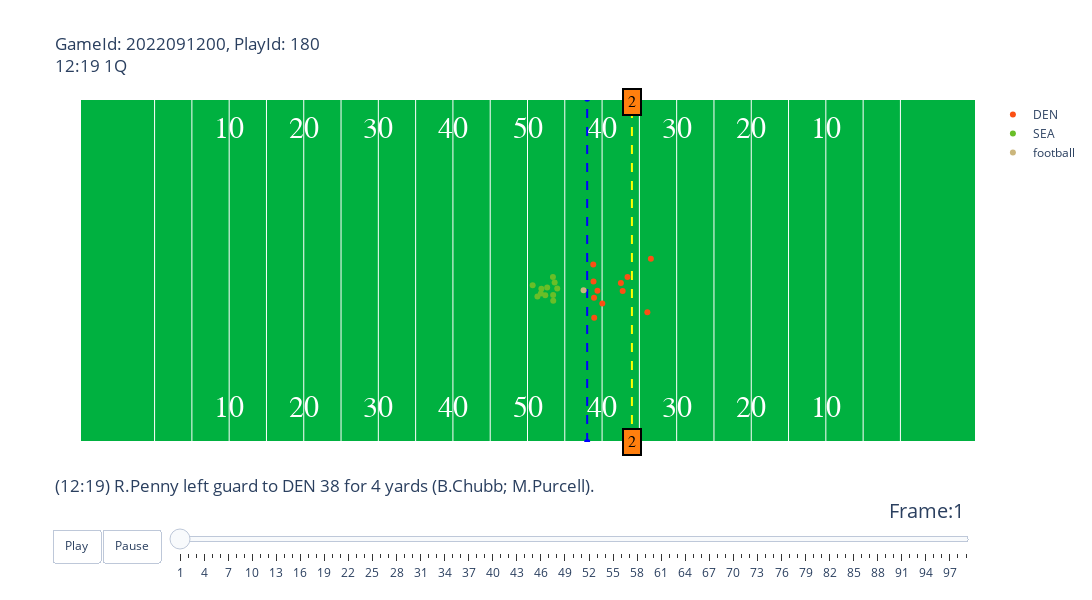

Source (notebook cell):
### Code cell
animate_play(tracking, plays, players, player_play, 2022091200, 180)

### Figure 1 — Plotly figure (JSON) as saved in the notebook; plotly's stock layout.template omitted (floating-point values rounded to 4 significant figures)
{"data": [{"hoverinfo": "none", "mode": "text", "showlegend": false, "text": ["10", "20", "30", "40", "50", "40", "30", "20", "10"], "textfont": {"color": "#ffffff", "family": "Courier New, monospace", "size": 30}, "type": "scatter", "x": [20, 30, 40, 50, 60, 70, 80, 90, 100], "y": [5, 5, 5, 5, 5, 5, 5, 5, 5]}, {"hoverinfo": "none", "mode": "text", "showlegend": false, "text": ["10", "20", "30", "40", "50", "40", "30", "20", "10"], "textfont": {"color": "#ffffff", "family": "Courier New, monospace", "size": 30}, "type": "scatter", "x": [20, 30, 40, 50, 60, 70, 80, 90, 100], "y": [48.5, 48.5, 48.5, 48.5, 48.5, 48.5, 48.5, 48.5, 48.5]}, {"hoverinfo": "none", "line": {"color": "blue", "dash": "dash"}, "showlegend": false, "type": "scatter", "x": [68, 68], "y": [0, 53.5]}, {"hoverinfo": "none", "line": {"color": "yellow", "dash": "dash"}, "showlegend": false, "type": "scatter", "x": [74, 74], "y": [0, 53.5]}, {"hoverinfo": "text", "hovertext": ["nflId:35459.0<br>displayName:Kareem Jackson<br>Route Ran:nan", "nflId:40347.0<br>displayName:Mike Purcell<br>Route Ran:nan", "nflId:42393.0<br>displayName:Ronald Darby<br>Route Ran:nan", "nflId:42826.0<br>displayName:DeShawn Williams<br>Route Ran:nan", "nflId:42929.0<br>displayName:Alex Singleton<br>Route Ran:nan", "nflId:43387.0<br>displayName:Justin Simmons<br>Route Ran:nan", "nflId:46074.0<br>displayName:Bradley Chubb<br>Route Ran:nan", "nflId:47854.0<br>displayName:Dre'Mont Jones<br>Route Ran:nan", "nflId:52706.0<br>displayName:Jonas Griffith<br>Route Ran:nan", "nflId:53438.0<br>displayName:Patrick Surtain<br>Route Ran:nan", "nflId:53534.0<br>displayName:Baron Browning<br>Route Ran:nan"], "marker": {"color": "#FB4F14"}, "mode": "markers", "name": "DEN", "type": "scatter", "x": [76.54, 69.38, 73.41, 68.85, 72.76, 76.07, 68.82, 68.92, 72.52, 70.03, 68.94], "y": [28.57, 23.58, 25.72, 25, 23.53, 20.23, 27.68, 22.5, 24.77, 21.57, 19.37]}, {"hoverinfo": "text", "hovertext": ["nflId:39987.0<br>displayName:Geno Smith<br>Route Ran:nan", "nflId:41310.0<br>displayName:Gabe Jackson<br>Route Ran:nan", "nflId:43537.0<br>displayName:Austin Blythe<br>Route Ran:nan", "nflId:46096.0<br>displayName:Rashaad Penny<br>Route Ran:nan", "nflId:46189.0<br>displayName:Will Dissly<br>Route Ran:nan", "nflId:47803.0<br>displayName:Noah Fant<br>Route Ran:nan", "nflId:47847.0<br>displayName:DK Metcalf<br>Route Ran:nan", "nflId:47907.0<br>displayName:Phil Haynes<br>Route Ran:nan", "nflId:52541.0<br>displayName:Colby Parkinson<br>Route Ran:nan", "nflId:54474.0<br>displayName:Charles Cross<br>Route Ran:nan", "nflId:54537.0<br>displayName:Abraham Lucas<br>Route Ran:nan"], "marker": {"color": "#69BE28"}, "mode": "markers", "name": "SEA", "type": "scatter", "x": [62.38, 63.44, 63.99, 61.33, 62.64, 61.79, 60.69, 63.64, 61.86, 63.41, 63.45], "y": [22.88, 22.92, 23.91, 22.66, 24.06, 23.13, 24.41, 24.86, 23.87, 25.73, 22.03]}, {"hoverinfo": "none", "marker": {"color": "#CBB67C"}, "mode": "markers", "name": "football", "type": "scatter", "x": [67.52], "y": [23.64]}], "layout": {"annotations": [{"align": "center", "bgcolor": "#ff7f0e", "bordercolor": "black", "borderpad": 4, "borderwidth": 2, "font": {"color": "black", "family": "Courier New, monospace", "size": 16}, "opacity": 1, "showarrow": false, "text": "2", "x": 74, "y": 0}, {"align": "center", "bgcolor": "#ff7f0e", "bordercolor": "black", "borderpad": 4, "borderwidth": 2, "font": {"color": "black", "family": "Courier New, monospace", "size": 16}, "opacity": 1, "showarrow": false, "text": "2", "x": 74, "y": 53}], "autosize": false, "height": 600, "plot_bgcolor": "#00B140", "sliders": [{"active": 0, "currentvalue": {"font": {"size": 20}, "prefix": "Frame:", "visible": true, "xanchor": "right"}, "len": 0.9, "pad": {"b": 10, "t": 50}, "steps": [{"args": [[1], {"frame": {"duration": 100, "redraw": false}, "mode": "immediate", "transition": {"duration": 0}}], "label": "1", "method": "animate"}, {"args": [[2], {"frame": {"duration": 100, "redraw": false}, "mode": "immediate", "transition": {"duration": 0}}], "label": "2", "method": "animate"}, {"args": [[3], {"frame": {"duration": 100, "redraw": false}, "mode": "immediate", "transition": {"duration": 0}}], "label": "3", "method": "animate"}, {"args": [[4], {"frame": {"duration": 100, "redraw": false}, "mode": "immediate", "transition": {"duration": 0}}], "label": "4", "method": "animate"}, {"args": [[5], {"frame": {"duration": 100, "redraw": false}, "mode": "immediate", "transition": {"duration": 0}}], "label": "5", "method": "animate"}, {"args": [[6], {"frame": {"duration": 100, "redraw": false}, "mode": "immediate", "transition": {"duration": 0}}], "label": "6", "method": "animate"}, {"args": [[7], {"frame": {"duration": 100, "redraw": false}, "mode": "immediate", "transition": {"duration": 0}}], "label": "7", "method": "animate"}, {"args": [[8], {"frame": {"duration": 100, "redraw": false}, "mode": "immediate", "transition": {"duration": 0}}], "label": "8", "method": "animate"}, {"args": [[9], {"frame": {"duration": 100, "redraw": false}, "mode": "immediate", "transition": {"duration": 0}}], "label": "9", "method": "animate"}, {"args": [[10], {"frame": {"duration": 100, "redraw": false}, "mode": "immediate", "transition": {"duration": 0}}], "label": "10", "method": "animate"}, {"args": [[11], {"frame": {"duration": 100, "redraw": false}, "mode": "immediate", "transition": {"duration": 0}}], "label": "11", "method": "animate"}, {"args": [[12], {"frame": {"duration": 100, "redraw": false}, "mode": "immediate", "transition": {"duration": 0}}], "label": "12", "method": "animate"}, {"args": [[13], {"frame": {"duration": 100, "redraw": false}, "mode": "immediate", "transition": {"duration": 0}}], "label": "13", "method": "animate"}, {"args": [[14], {"frame": {"duration": 100, "redraw": false}, "mode": "immediate", "transition": {"duration": 0}}], "label": "14", "method": "animate"}, {"args": [[15], {"frame": {"duration": 100, "redraw": false}, "mode": "immediate", "transition": {"duration": 0}}], "label": "15", "method": "animate"}, {"args": [[16], {"frame": {"duration": 100, "redraw": false}, "mode": "immediate", "transition": {"duration": 0}}], "label": "16", "method": "animate"}, {"args": [[17], {"frame": {"duration": 100, "redraw": false}, "mode": "immediate", "transition": {"duration": 0}}], "label": "17", "method": "animate"}, {"args": [[18], {"frame": {"duration": 100, "redraw": false}, "mode": "immediate", "transition": {"duration": 0}}], "label": "18", "method": "animate"}, {"args": [[19], {"frame": {"duration": 100, "redraw": false}, "mode": "immediate", "transition": {"duration": 0}}], "label": "19", "method": "animate"}, {"args": [[20], {"frame": {"duration": 100, "redraw": false}, "mode": "immediate", "transition": {"duration": 0}}], "label": "20", "method": "animate"}, {"args": [[21], {"frame": {"duration": 100, "redraw": false}, "mode": "immediate", "transition": {"duration": 0}}], "label": "21", "method": "animate"}, {"args": [[22], {"frame": {"duration": 100, "redraw": false}, "mode": "immediate", "transition": {"duration": 0}}], "label": "22", "method": "animate"}, {"args": [[23], {"frame": {"duration": 100, "redraw": false}, "mode": "immediate", "transition": {"duration": 0}}], "label": "23", "method": "animate"}, {"args": [[24], {"frame": {"duration": 100, "redraw": false}, "mode": "immediate", "transition": {"duration": 0}}], "label": "24", "method": "animate"}, {"args": [[25], {"frame": {"duration": 100, "redraw": false}, "mode": "immediate", "transition": {"duration": 0}}], "label": "25", "method": "animate"}, {"args": [[26], {"frame": {"duration": 100, "redraw": false}, "mode": "immediate", "transition": {"duration": 0}}], "label": "26", "method": "animate"}, {"args": [[27], {"frame": {"duration": 100, "redraw": false}, "mode": "immediate", "transition": {"duration": 0}}], "label": "27", "method": "animate"}, {"args": [[28], {"frame": {"duration": 100, "redraw": false}, "mode": "immediate", "transition": {"duration": 0}}], "label": "28", "method": "animate"}, {"args": [[29], {"frame": {"duration": 100, "redraw": false}, "mode": "immediate", "transition": {"duration": 0}}], "label": "29", "method": "animate"}, {"args": [[30], {"frame": {"duration": 100, "redraw": false}, "mode": "immediate", "transition": {"duration": 0}}], "label": "30", "method": "animate"}, {"args": [[31], {"frame": {"duration": 100, "redraw": false}, "mode": "immediate", "transition": {"duration": 0}}], "label": "31", "method": "animate"}, {"args": [[32], {"frame": {"duration": 100, "redraw": false}, "mode": "immediate", "transition": {"duration": 0}}], "label": "32", "method": "animate"}, {"args": [[33], {"frame": {"duration": 100, "redraw": false}, "mode": "immediate", "transition": {"duration": 0}}], "label": "33", "method": "animate"}, {"args": [[34], {"frame": {"duration": 100, "redraw": false}, "mode": "immediate", "transition": {"duration": 0}}], "label": "34", "method": "animate"}, {"args": [[35], {"frame": {"duration": 100, "redraw": false}, "mode": "immediate", "transition": {"duration": 0}}], "label": "35", "method": "animate"}, {"args": [[36], {"frame": {"duration": 100, "redraw": false}, "mode": "immediate", "transition": {"duration": 0}}], "label": "36", "method": "animate"}, {"args": [[37], {"frame": {"duration": 100, "redraw": false}, "mode": "immediate", "transition": {"duration": 0}}], "label": "37", "method": "animate"}, {"args": [[38], {"frame": {"duration": 100, "redraw": false}, "mode": "immediate", "transition": {"duration": 0}}], "label": "38", "method": "animate"}, {"args": [[39], {"frame": {"duration": 100, "redraw": false}, "mode": "immediate", "transition": {"duration": 0}}], "label": "39", "method": "animate"}, {"args": [[40], {"frame": {"duration": 100, "redraw": false}, "mode": "immediate", "transition": {"duration": 0}}], "label": "40", "method": "animate"}, {"args": [[41], {"frame": {"duration": 100, "redraw": false}, "mode": "immediate", "transition": {"duration": 0}}], "label": "41", "method": "animate"}, {"args": [[42], {"frame": {"duration": 100, "redraw": false}, "mode": "immediate", "transition": {"duration": 0}}], "label": "42", "method": "animate"}, {"args": [[43], {"frame": {"duration": 100, "redraw": false}, "mode": "immediate", "transition": {"duration": 0}}], "label": "43", "method": "animate"}, {"args": [[44], {"frame": {"duration": 100, "redraw": false}, "mode": "immediate", "transition": {"duration": 0}}], "label": "44", "method": "animate"}, {"args": [[45], {"frame": {"duration": 100, "redraw": false}, "mode": "immediate", "transition": {"duration": 0}}], "label": "45", "method": "animate"}, {"args": [[46], {"frame": {"duration": 100, "redraw": false}, "mode": "immediate", "transition": {"duration": 0}}], "label": "46", "method": "animate"}, {"args": [[47], {"frame": {"duration": 100, "redraw": false}, "mode": "immediate", "transition": {"duration": 0}}], "label": "47", "method": "animate"}, {"args": [[48], {"frame": {"duration": 100, "redraw": false}, "mode": "immediate", "transition": {"duration": 0}}], "label": "48", "method": "animate"}, {"args": [[49], {"frame": {"duration": 100, "redraw": false}, "mode": "immediate", "transition": {"duration": 0}}], "label": "49", "method": "animate"}, {"args": [[50], {"frame": {"duration": 100, "redraw": false}, "mode": "immediate", "transition": {"duration": 0}}], "label": "50", "method": "animate"}, {"args": [[51], {"frame": {"duration": 100, "redraw": false}, "mode": "immediate", "transition": {"duration": 0}}], "label": "51", "method": "animate"}, {"args": [[52], {"frame": {"duration": 100, "redraw": false}, "mode": "immediate", "transition": {"duration": 0}}], "label": "52", "method": "animate"}, {"args": [[53], {"frame": {"duration": 100, "redraw": false}, "mode": "immediate", "transition": {"duration": 0}}], "label": "53", "method": "animate"}, {"args": [[54], {"frame": {"duration": 100, "redraw": false}, "mode": "immediate", "transition": {"duration": 0}}], "label": "54", "method": "animate"}, {"args": [[55], {"frame": {"duration": 100, "redraw": false}, "mode": "immediate", "transition": {"duration": 0}}], "label": "55", "method": "animate"}, {"args": [[56], {"frame": {"duration": 100, "redraw": false}, "mode": "immediate", "transition": {"duration": 0}}], "label": "56", "method": "animate"}, {"args": [[57], {"frame": {"duration": 100, "redraw": false}, "mode": "immediate", "transition": {"duration": 0}}], "label": "57", "method": "animate"}, {"args": [[58], {"frame": {"duration": 100, "redraw": false}, "mode": "immediate", "transition": {"duration": 0}}], "label": "58", "method": "animate"}, {"args": [[59], {"frame": {"duration": 100, "redraw": false}, "mode": "immediate", "transition": {"duration": 0}}], "label": "59", "method": "animate"}, {"args": [[60], {"frame": {"duration": 100, "redraw": false}, "mode": "immediate", "transition": {"duration": 0}}], "label": "60", "method": "animate"}, {"args": [[61], {"frame": {"duration": 100, "redraw": false}, "mode": "immediate", "transition": {"duration": 0}}], "label": "61", "method": "animate"}, {"args": [[62], {"frame": {"duration": 100, "redraw": false}, "mode": "immediate", "transition": {"duration": 0}}], "label": "62", "method": "animate"}, {"args": [[63], {"frame": {"duration": 100, "redraw": false}, "mode": "immediate", "transition": {"duration": 0}}], "label": "63", "method": "animate"}, {"args": [[64], {"frame": {"duration": 100, "redraw": false}, "mode": "immediate", "transition": {"duration": 0}}], "label": "64", "method": "animate"}, {"args": [[65], {"frame": {"duration": 100, "redraw": false}, "mode": "immediate", "transition": {"duration": 0}}], "label": "65", "method": "animate"}, {"args": [[66], {"frame": {"duration": 100, "redraw": false}, "mode": "immediate", "transition": {"duration": 0}}], "label": "66", "method": "animate"}, {"args": [[67], {"frame": {"duration": 100, "redraw": false}, "mode": "immediate", "transition": {"duration": 0}}], "label": "67", "method": "animate"}, {"args": [[68], {"frame": {"duration": 100, "redraw": false}, "mode": "immediate", "transition": {"duration": 0}}], "label": "68", "method": "animate"}, {"args": [[69], {"frame": {"duration": 100, "redraw": false}, "mode": "immediate", "transition": {"duration": 0}}], "label": "69", "method": "animate"}, {"args": [[70], {"frame": {"duration": 100, "redraw": false}, "mode": "immediate", "transition": {"duration": 0}}], "label": "70", "method": "animate"}, {"args": [[71], {"frame": {"duration": 100, "redraw": false}, "mode": "immediate", "transition": {"duration": 0}}], "label": "71", "method": "animate"}, {"args": [[72], {"frame": {"duration": 100, "redraw": false}, "mode": "immediate", "transition": {"duration": 0}}], "label": "72", "method": "animate"}, {"args": [[73], {"frame": {"duration": 100, "redraw": false}, "mode": "immediate", "transition": {"duration": 0}}], "label": "73", "method": "animate"}, {"args": [[74], {"frame": {"duration": 100, "redraw": false}, "mode": "immediate", "transition": {"duration": 0}}], "label": "74", "method": "animate"}, {"args": [[75], {"frame": {"duration": 100, "redraw": false}, "mode": "immediate", "transition": {"duration": 0}}], "label": "75", "method": "animate"}, {"args": [[76], {"frame": {"duration": 100, "redraw": false}, "mode": "immediate", "transition": {"duration": 0}}], "label": "76", "method": "animate"}, {"args": [[77], {"frame": {"duration": 100, "redraw": false}, "mode": "immediate", "transition": {"duration": 0}}], "label": "77", "method": "animate"}, {"args": [[78], {"frame": {"duration": 100, "redraw": false}, "mode": "immediate", "transition": {"duration": 0}}], "label": "78", "method": "animate"}, {"args": [[79], {"frame": {"duration": 100, "redraw": false}, "mode": "immediate", "transition": {"duration": 0}}], "label": "79", "method": "animate"}, {"args": [[80], {"frame": {"duration": 100, "redraw": false}, "mode": "immediate", "transition": {"duration": 0}}], "label": "80", "method": "animate"}, {"args": [[81], {"frame": {"duration": 100, "redraw": false}, "mode": "immediate", "transition": {"duration": 0}}], "label": "81", "method": "animate"}, {"args": [[82], {"frame": {"duration": 100, "redraw": false}, "mode": "immediate", "transition": {"duration": 0}}], "label": "82", "method": "animate"}, {"args": [[83], {"frame": {"duration": 100, "redraw": false}, "mode": "immediate", "transition": {"duration": 0}}], "label": "83", "method": "animate"}, {"args": [[84], {"frame": {"duration": 100, "redraw": false}, "mode": "immediate", "transition": {"duration": 0}}], "label": "84", "method": "animate"}, {"args": [[85], {"frame": {"duration": 100, "redraw": false}, "mode": "immediate", "transition": {"duration": 0}}], "label": "85", "method": "animate"}, {"args": [[86], {"frame": {"duration": 100, "redraw": false}, "mode": "immediate", "transition": {"duration": 0}}], "label": "86", "method": "animate"}, {"args": [[87], {"frame": {"duration": 100, "redraw": false}, "mode": "immediate", "transition": {"duration": 0}}], "label": "87", "method": "animate"}, {"args": [[88], {"frame": {"duration": 100, "redraw": false}, "mode": "immediate", "transition": {"duration": 0}}], "label": "88", "method": "animate"}, {"args": [[89], {"frame": {"duration": 100, "redraw": false}, "mode": "immediate", "transition": {"duration": 0}}], "label": "89", "method": "animate"}, {"args": [[90], {"frame": {"duration": 100, "redraw": false}, "mode": "immediate", "transition": {"duration": 0}}], "label": "90", "method": "animate"}, {"args": [[91], {"frame": {"duration": 100, "redraw": false}, "mode": "immediate", "transition": {"duration": 0}}], "label": "91", "method": "animate"}, {"args": [[92], {"frame": {"duration": 100, "redraw": false}, "mode": "immediate", "transition": {"duration": 0}}], "label": "92", "method": "animate"}, {"args": [[93], {"frame": {"duration": 100, "redraw": false}, "mode": "immediate", "transition": {"duration": 0}}], "label": "93", "method": "animate"}, {"args": [[94], {"frame": {"duration": 100, "redraw": false}, "mode": "immediate", "transition": {"duration": 0}}], "label": "94", "method": "animate"}, {"args": [[95], {"frame": {"duration": 100, "redraw": false}, "mode": "immediate", "transition": {"duration": 0}}], "label": "95", "method": "animate"}, {"args": [[96], {"frame": {"duration": 100, "redraw": false}, "mode": "immediate", "transition": {"duration": 0}}], "label": "96", "method": "animate"}, {"args": [[97], {"frame": {"duration": 100, "redraw": false}, "mode": "immediate", "transition": {"duration": 0}}], "label": "97", "method": "animate"}, {"args": [[98], {"frame": {"duration": 100, "redraw": false}, "mode": "immediate", "transition": {"duration": 0}}], "label": "98", "method": "animate"}, {"args": [[99], {"frame": {"duration": 100, "redraw": false}, "mode": "immediate", "transition": {"duration": 0}}], "label": "99", "method": "animate"}], "transition": {"duration": 300, "easing": "cubic-in-out"}, "x": 0.1, "xanchor": "left", "y": 0, "yanchor": "top"}], "title": {"text": "GameId: 2022091200, PlayId: 180<br>12:19 1Q<br><br><br><br><br><br><br><br><br><br><br><br><br><br><br><br><br><br><br>(12:19) R.Penny left guard to DEN 38 for 4 yards (B.Chubb; M.Purcell)."}, "updatemenus": [{"buttons": [{"args": [null, {"frame": {"duration": 100, "redraw": false}, "fromcurrent": true, "transition": {"duration": 0}}], "label": "Play", "method": "animate"}, {"args": [[null], {"frame": {"duration": 0, "redraw": false}, "mode": "immediate", "transition": {"duration": 0}}], "label": "Pause", "method": "animate"}], "direction": "left", "pad": {"r": 10, "t": 87}, "showactive": false, "type": "buttons", "x": 0.1, "xanchor": "right", "y": 0, "yanchor": "top"}], "width": 1200, "xaxis": {"autorange": false, "range": [0, 120], "showticklabels": false, "tickmode": "array", "tickvals": [10, 15, 20, 25, 30, 35, 40, 45, 50, 55, 60, 65, 70, 75, 80, 85, 90, 95, 100, 105, 110]}, "yaxis": {"autorange": false, "range": [0, 53.3], "showgrid": false, "showticklabels": false}}}
